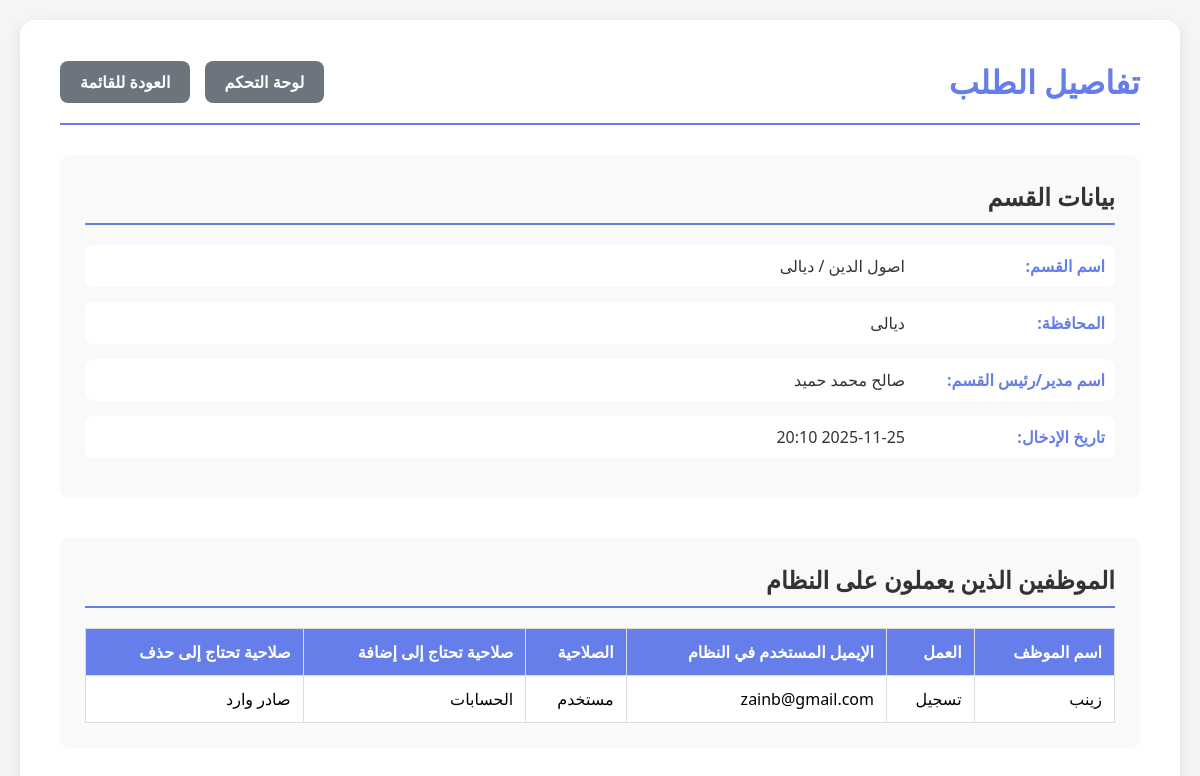
Screenshot of /request/1/ (signed in) with the database file from the repository.
### manageforms/models.py (models this page shows, shortened)
class FormDepartment(models.Model):
    name = models.CharField(max_length=255, verbose_name="اسم القسم")
    governorate = models.CharField(max_length=255, verbose_name="المحافظة")
    manager_name = models.CharField(max_length=255, verbose_name="اسم مدير أو رئيس القسم")
    manager_email = models.EmailField(max_length=255, blank=True, verbose_name="إيميل رئيس القسم")
    manager_phone = models.CharField(max_length=20, blank=True, verbose_name="رقم هاتف رئيس القسم")
    created_at = models.DateTimeField(auto_now_add=True)
    updated_at = models.DateTimeField(auto_now=True)
    class Meta:
        verbose_name = "قسم الاستمارة"
        verbose_name_plural = "أقسام الاستمارات"

class StaffDetails(models.Model):
    PERMISSION_CHOICES = [
        ('admin', 'مدير'),
        ('user', 'مستخدم'),
        ('viewer', 'مشاهد'),
    ]
    name = models.CharField(max_length=255, verbose_name="اسم الموظف")
    job = models.CharField(max_length=255, verbose_name="العمل")
    email = models.EmailField(max_length=255, verbose_name="الإيميل المستخدم في النظام")
    permission = models.CharField(max_length=50, choices=PERMISSION_CHOICES, default='user', verbose_name="الصلاحية")
    permission_to_add = models.CharField(max_length=255, blank=True, verbose_name="صلاحية تحتاج إلى إضافة")
    permission_to_delete = models.CharField(max_length=255, blank=True, verbose_name="صلاحية تحتاج إلى حذف")
    department = models.ForeignKey(FormDepartment, on_delete=models.CASCADE, verbose_name="القسم")
    created_at = models.DateTimeField(auto_now_add=True)
    updated_at = models.DateTimeField(auto_now=True)
    class Meta:
        verbose_name = "تفاصيل الموظف"
        verbose_name_plural = "تفاصيل الموظفين"

### manageforms/views.py (the view)
# urls.py: path('request/<int:department_id>/', views.request_detail, name='request_detail'),
@login_required
def request_detail(request, department_id):
    try:
        department = FormDepartment.objects.get(id=department_id)
        staff_members = StaffDetails.objects.filter(department=department)
        return render(request, 'manageforms/request_detail.html', {
            'department': department,
            'staff_members': staff_members
        })
    except FormDepartment.DoesNotExist:
        messages.error(request, 'الطلب المطلوب غير موجود')
        return redirect('requests_list')

### templates/manageforms/request_detail.html (shortened to what this page needs)
<!DOCTYPE html>
<html lang="ar" dir="rtl">
<head>
</head>
<body>
    <div class="container">
        <div class="header">
            <h1>تفاصيل الطلب</h1>
            <div>
                <a href="{% url 'dashboard' %}" class="btn btn-secondary" style="margin-left: 10px;">لوحة التحكم</a>
                <a href="{% url 'requests_list' %}" class="btn btn-secondary">العودة للقائمة</a>
            </div>
        </div>
        <div class="section">
            <h2 class="section-title">بيانات القسم</h2>
            <div class="info-row">
                <span class="info-label">اسم القسم:</span>
                <span class="info-value">{{ department.name }}</span>
            </div>
            <div class="info-row">
                <span class="info-label">المحافظة:</span>
                <span class="info-value">{{ department.governorate }}</span>
            </div>
            <div class="info-row">
                <span class="info-label">اسم مدير/رئيس القسم:</span>
                <span class="info-value">{{ department.manager_name }}</span>
            </div>
            <div class="info-row">
                <span class="info-label">تاريخ الإدخال:</span>
                <span class="info-value">{{ department.created_at|date:"Y-m-d H:i" }}</span>
            </div>
        </div>
        <div class="section">
            <h2 class="section-title">الموظفين الذين يعملون على النظام</h2>
            {% if staff_members %}
            <table>
                <thead>
                    <tr>
                        <th>اسم الموظف</th>
                        <th>العمل</th>
                        <th>الإيميل المستخدم في النظام</th>
                        <th>الصلاحية</th>
                        <th>صلاحية تحتاج إلى إضافة</th>
                        <th>صلاحية تحتاج إلى حذف</th>
                    </tr>
                </thead>
                <tbody>
                    {% for staff in staff_members %}
                    <tr>
                        <td>{{ staff.name }}</td>
                        <td>{{ staff.job }}</td>
                        <td>{{ staff.email }}</td>
                        <td>{{ staff.get_permission_display }}</td>
                        <td>{{ staff.permission_to_add|default:"-" }}</td>
                        <td>{{ staff.permission_to_delete|default:"-" }}</td>
                    </tr>
                    {% endfor %}
                </tbody>
            </table>
            {% else %}
            <p style="text-align: center; color: #999; padding: 20px;">لا يوجد موظفين مسجلين</p>
            {% endif %}
        </div>
    </div>
</body>
</html>

### templates/manageforms/request_detail.html (style rules this page uses)
* { margin: 0; padding: 0; box-sizing: border-box; }
body { font-family: 'Segoe UI', Tahoma, Geneva, Verdana, sans-serif; background: #f5f5f5; padding: 20px; direction: rtl; }
.container { max-width: 1400px; margin: 0 auto; background: white; border-radius: 15px; box-shadow: 0 5px 15px rgba(0, 0, 0, 0.1); padding: 40px; }
.header { display: flex; justify-content: space-between; align-items: center; margin-bottom: 30px; padding-bottom: 20px; border-bottom: 2px solid #667eea; }
h1 { color: #667eea; font-size: 2em; }
.section { margin-bottom: 40px; padding: 25px; background: #f9f9f9; border-radius: 10px; }
.section-title { color: #333; font-size: 1.5em; margin-bottom: 20px; border-bottom: 2px solid #667eea; padding-bottom: 10px; }
.info-row { display: flex; margin-bottom: 15px; padding: 10px; background: white; border-radius: 8px; }
.info-label { font-weight: 600; color: #667eea; width: 200px; }
.info-value { color: #333; }
table { width: 100%; border-collapse: collapse; margin-top: 20px; background: white; }
th, td { padding: 12px; text-align: right; border: 1px solid #ddd; }
th { background: #667eea; color: white; font-weight: 600; }
.btn { padding: 10px 20px; font-size: 1em; border: none; border-radius: 8px; cursor: pointer; transition: all 0.3s; font-weight: 600; text-decoration: none; display: inline-block; }
.btn-secondary { background: #6c757d; color: white; }

### rows the page displays
FormDepartment: name "اصول الدين / ديالى", governorate "ديالى", manager_name "صالح محمد حميد", created_at "2025-11-25 20:10"
StaffDetails: name "زينب", job "تسجيل", email "zainb@gmail.com", permission "مستخدم", permission_to_add "الحسابات", permission_to_delete "صادر وارد"
